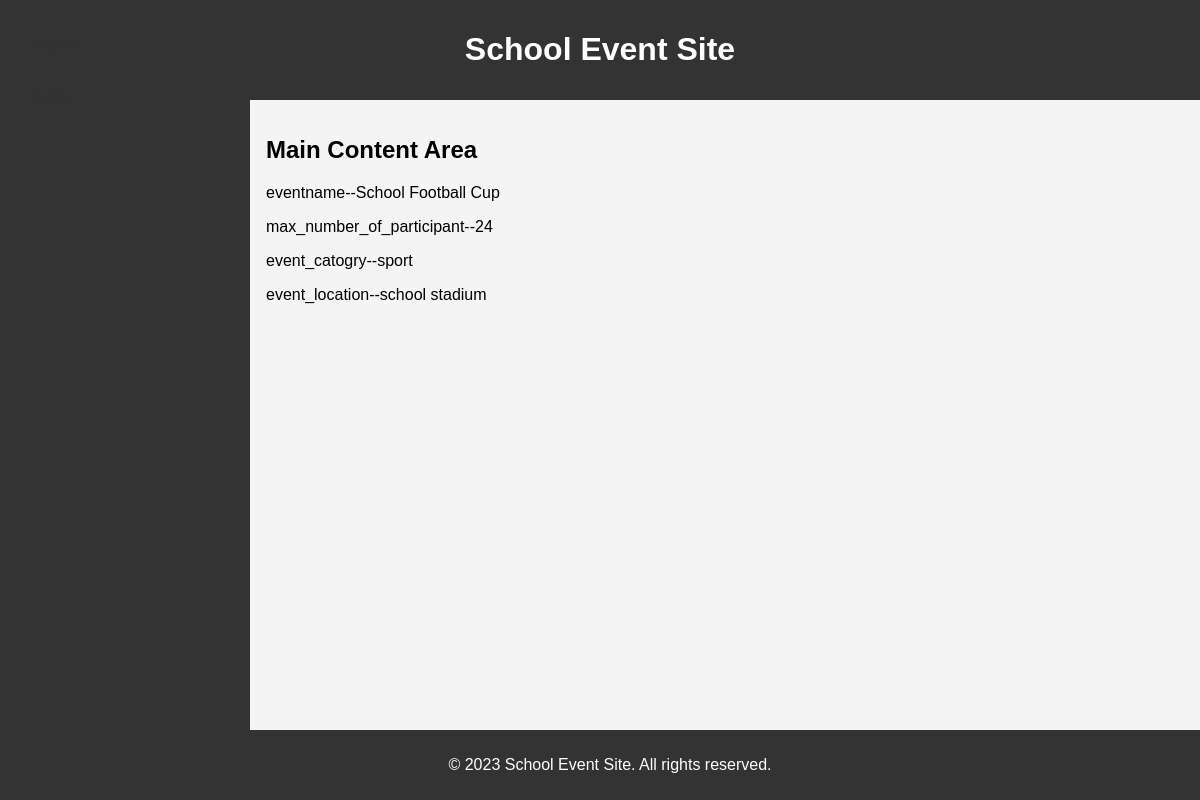
Before: /ahmed/events with the older database file.
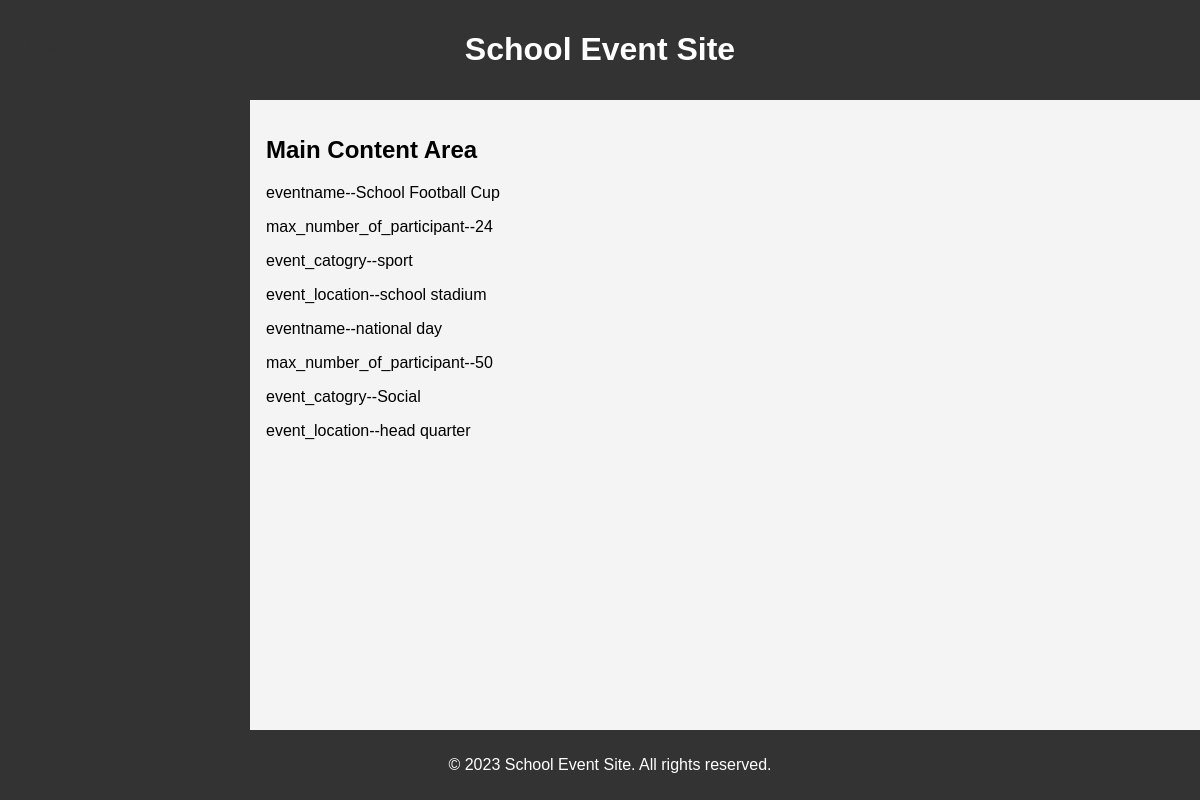
After: the same page with the newer database file.
### app_1/models.py (models this page shows, shortened)
class Event(models.Model):
    name = models.CharField(max_length=255)
    max_number_of_participant = models.IntegerField()
    event_catogry = models.ForeignKey(EventCatogry, on_delete=models.CASCADE)
    event_location = models.CharField(max_length=255)
    event_discription = models.TextField()
    event_date = models.DateTimeField(default=timezone.now)
    class Meta:
        verbose_name= 'Event'
        ordering =['name']

class EventCatogry(models.Model):
    name = models.CharField(max_length=255)
    def __str__(self) -> str:
        return self.name

### app_1/views.py (the view)
# urls.py: path('events',views.events,name='events' ),
def events(request):
    return render(request , 'app_1/events.html',{'events': Event.objects.all()})

### templates/app_1/events.html
{% extends "base.html" %} {% block content %} {% for e in events %}
<p>eventname--{{e.name}}</p>
<p>max_number_of_participant--{{e.max_number_of_participant}}</p>
<p>event_catogry--{{e.event_catogry}}</p>
<p>event_location--{{e.event_location}}</p>
{% endfor %} {% endblock content %}

### templates/base.html (shortened to what this page needs)
<!DOCTYPE html>
{%load static %}
<link rel="stylesheet" href="{% static 'admin/css/style.css' %}" />
<html lang="en">
  <head>
  </head>
  <body>
    <header>
      <h1>School Event Site</h1>
    </header>
    <nav>
      <a href=" {% url 'index' %}">Home</a>
      <a href=" {% url 'about' %}">About</a>
    </nav>
    <div class="content">
      <h2>Main Content Area</h2>
      {%block content%}
      {%endblock content%}
    </div>
    <footer>
      <p>&copy; 2023 School Event Site. All rights reserved.</p>
    </footer>
  </body>
</html>

### frist_project/static/css/style.css (style rules this page uses)
body { background-color: rgb(200, 238, 10); }

### templates/base.html (style rules this page uses)
body { font-family: Arial, sans-serif; margin: 0; padding: 0; background-color: #f4f4f4; }
header { background-color: #333; color: #fff; padding: 10px; text-align: center; }
nav { width: 250px; height: 100%; position: fixed; top: 0; left: 0; background-color: #333; overflow-x: hidden; padding-top: 20px; }
nav a { padding: 15px 15px 15px 30px; text-decoration: none; font-size: 18px; color: #333; display: block; transition: 0.3s; }
.content { margin-left: 250px; padding: 16px; padding-bottom: 60px; }
footer { position: fixed; bottom: 0; left: 0; width: 100%; background-color: #333; color: #fff; text-align: center; padding: 10px; }

Changed rows visible on the page:
added Event: name "national day", max_number_of_participant "50", event_catogry "Social", event_location "head quarter"
